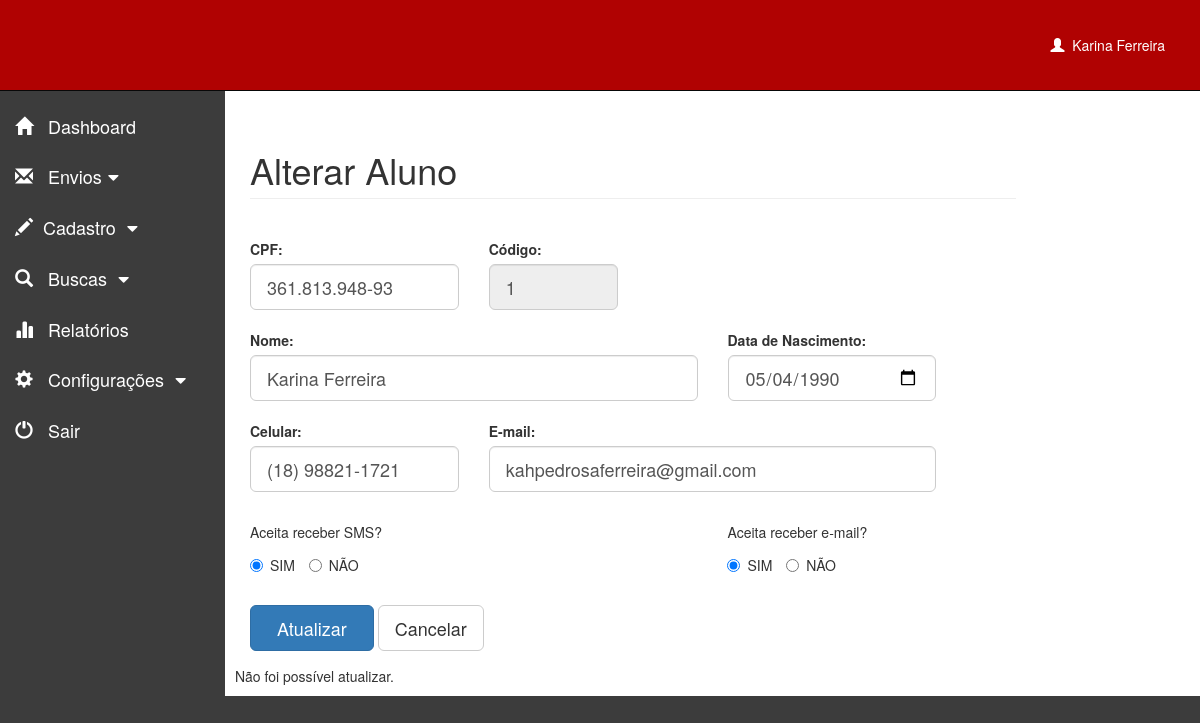
Page /altera_aluno.php?cod=1 (signed in) on the committed database.
### tables this page shows
CREATE TABLE IF NOT EXISTS `tab_pessoas` (
  `cod_pessoas` int(11) NOT NULL AUTO_INCREMENT,
  `nome_pessoas` varchar(60) NOT NULL,
  `cel_pessoas` varchar(15) NOT NULL,
  `dt_nasc` date NOT NULL,
  `cpf_pessoas` varchar(14) NOT NULL,
  `email_pessoas` varchar(60) DEFAULT NULL,
  `aceita_email` int(11) NOT NULL,
  `aceita_sms` int(11) NOT NULL,
  `status` int(11) NOT NULL,
  PRIMARY KEY (`cod_pessoas`)
);

### altera_aluno.php (the view, shortened to what this page needs)
<?php
	if((!isset ($_SESSION['login']) == true) and (!isset ($_SESSION['senha']) == true)) {
		unset($_SESSION['codigo']);
		unset($_SESSION['login']);
		unset($_SESSION['senha']);
		unset($_SESSION['nome']);
		unset($_SESSION['nivel']);
		header('location:index.php');
	}
	else{
		$admin = $_SESSION['nome'];
		include("conexao.php");
		if (!$conexao){
			die('<div class="alert alert-danger">
				<button type="button" class="close" data-dismiss="alert">&times;</button>
				<strong>Problema de conexão.</strong> Desculpe, mas não foi possível conectar ao nosso servidor.
				</div>');
		}
		else {
			$cod = $_GET['cod'];
			$procura = "SELECT * FROM tab_pessoas WHERE cod_pessoas = '$cod'";
			$resultado = mysqli_query($conexao, $procura);
			$confcad = mysqli_fetch_array($resultado);
				$codigo = $confcad['cod_pessoas'];
				$nome = $confcad['nome_pessoas'];
				$cel = $confcad['cel_pessoas'];
				$dt_nasc = $confcad['dt_nasc'];
				$cpf = $confcad['cpf_pessoas'];
				$email = $confcad['email_pessoas'];
		}
	}
?>
<!DOCTYPE html>
<!DOCTYPE html>
<html lang="en">
<head>
	<link rel="stylesheet" href="css/bootstrap.css">
	<link rel="stylesheet" href="css/sb-admin.css">
	<link rel="stylesheet" href="font-awesome-4.1.0/css/font-awesome.min.css">
	<link rel="stylesheet" href="css/estilo.css">
	<link rel="stylesheet" href="css/seta.css">
</head>
<body>
	<div id="wrapper">
		<nav class="navbar navbar-inverse navbar-fixed-top" role="navigation">
			<div class="container-fluid">
				<ul class="nav navbar-nav navbar-right">
					<li>
						<a href="perfil.php"><span class="glyphicon glyphicon-user"></span><?php echo "&nbsp;&nbsp;".$admin; ?></a>
					</li>
				</ul>
			</div>
			<div class="collapse navbar-collapse">
				<ul class="nav navbar-nav side-nav">
					<li><a href="home.php?pagina=sistema"><span class="glyphicon glyphicon-home" aria-hidden="true"></span> Dashboard</a></li>
					<li>
						<a href="javascript:;" data-toggle="collapse" data-target="#envio">
							<span class="glyphicon glyphicon-envelope" aria-hidden="true"></span> Envios<i class="fa fa-fw fa-caret-down"></i></a>
					</li>
					<li>
						<a href="javascript:;" data-toggle="collapse" data-target="#cadastro">
							<span class="glyphicon glyphicon-pencil" aria-hidden="true"></span>Cadastro <i class="fa fa-fw fa-caret-down"></i></a>
					</li>
					<li>
						<a href="javascript:;" data-toggle="collapse" data-target="#busca">
							<span class="glyphicon glyphicon-search" aria-hidden="true"></span> Buscas <i class="fa fa-fw fa-caret-down"></i></a>
					</li>
					<li><a href="home.php?pagina=relatorio"><span class="glyphicon glyphicon-stats" aria-hidden="true"></span> Relatórios </a></li>
					<li><a href="javascript:;" data-toggle="collapse" data-target="#configura">
						<span class="glyphicon glyphicon-cog" aria-hidden="true"></span> Configurações <i class="fa fa-fw fa-caret-down"></i></a>
					</li>
					<li><a href="index.php"><span class="glyphicon glyphicon-off" aria-hidden="true"></span> Sair</a></li>
				</ul>
			</div>
		</nav>
		<div id="page-wrapper">
			<div class="container-fluid">
				<div class="row">
					<div class="col-md-10">
						<h1 class="page-header"> <br/>Alterar Aluno</h1>
					</div>
				</div>
				<br>
				<form action="altera_aluno.php" method="post" name="pessoas" class="form-group form-group-lg">
					<div class="row">
						<div class="col-md-3">
							<label for="cpf">CPF:</label>
							<input name="cpf" class="form-control" type="text" id="cpf" value="<?php echo $cpf; ?>" onblur="javascript: validarCPF(this.value);" onkeypress="javascript: mascara(this, cpf_mask);"  maxlength="14" />
						</div>
						<div class="col-md-2">
							<label for="inputCod">Código:</label>
							<input type="text" class="form-control" name="codigo" id="inputCod" value="<?php echo $codigo; ?>" readonly>
						</div>
					</div>
					<br>
					<div class="row">
						<div class="col-md-6">
							<label for="inputNome">Nome:</label>
							<input type="text" class="form-control" name="nome" value="<?php echo $nome; ?>" id="inputNome" required>
						</div>
						<div class="col-md-3">
							<label for="inputDtNasc">Data de Nascimento: </label>
							<input type="date" value="<?php echo $dt_nasc; ?>" class="form-control" name="dtNasc" id="inputDtNasc" >
						</div>
					</div>
					<br>
					<div class="row">
						<div class="col-md-3">
							<label for="inputCel">Celular:</label>
							<input type="tel" class="form-control" name="cel" value="<?php echo $cel; ?>" id="inputCel" required>
						</div>
						<div class="col-md-6">
							<label for="inputEmail">E-mail:</label>
							<input type="email" class="form-control" name="email" value="<?php echo $email; ?>" id="inputEmail">
						</div>
					</div>
					<br>
					<div class="row">
						<div class="col-md-4">
							<div class="radio">
								<p>Aceita receber SMS?</p>
								<label class="radio-inline">
									<input type="radio" name="radioSMS" id="inlineRadio1" value="1" checked> SIM
								</label>
								<label class="radio-inline">
									<input type="radio" name="radioSMS" id="inlineRadio2" value="0"> NÃO
								</label>
							</div>
						</div>
						<div class="col-md-4 col-md-offset-2">
							<div class="radio">
								<p>Aceita receber e-mail?</p>
								<label class="radio-inline">
									<input type="radio" name="radioEmail" id="inlineRadio3" value="1" checked> SIM
								</label>
								<label class="radio-inline">
									<input type="radio" name="radioEmail" id="inlineRadio4" value="0"> NÃO
								</label>
							</div>
						</div>
					</div>
					<br>
					<button type="submit" class="btn btn-primary btn-lg">&nbsp;&nbsp;Atualizar&nbsp;&nbsp;</button>
					<button type="button" class="btn btn-default btn-lg">Cancelar</button>
				</form>
			</div>
		<?php
			$nome = $_POST['nome'];
			$codigo = $_POST['codigo'];
			$cel = $_POST['cel'];
			$dtNasc = $_POST['dtNasc'];
			$cpf = $_POST['cpf'];
			$email = $_POST['email'];
			$aceitaSMS = $_POST['radioSMS'];
			$aceitaEmail = $_POST['radioEmail'];
			if ($codigo!=NULL){
				$atualiza = mysqli_query($conexao, "UPDATE tab_pessoas SET nome_pessoas='$nome', cel_pessoas='$cel', dt_nasc='$dtNasc',
				cpf_pessoas='$cpf', email_pessoas='$email', aceita_email='$aceitaEmail', aceita_sms='$aceitaSMS'
				WHERE cod_pessoas = '$codigo'");
				echo "Atualizado com sucesso.";
			}
			else {
				echo "Não foi possível atualizar.";
			}
		?>
		</div>
	</div>
</body>
</html>

### css/sb-admin.css (style rules this page uses)
body { margin-top: 100px; background-color: #222; }
@media (min-width:768px) { body { margin-top: 50px; } }
#wrapper { padding-left: 0; }
#page-wrapper { width: 100%; padding: 0; background-color: #fff; }
@media (min-width:768px) { #wrapper { padding-left: 225px; } }
@media (min-width:768px) { #page-wrapper { padding: 10px; } }
@media (min-width:768px) { .side-nav { position: fixed; top: 51px; left: 225px; width: 225px; margin-left: -225px; border: none; border-radius: 0; overflow-y: auto; background-color: #222; color: #fff; } }
@media (min-width:768px) { .side-nav>li>a { width: 225px; } }

### css/estilo.css (style rules this page uses)
body { background-color: #3C3C3C; }
.navbar-inverse { background-color: #B00202; padding: 20px; margin: 0 0 30px 0; }
.navbar-inverse .navbar-nav > li > a { color: #fff; }
@media (min-width:768px) { .side-nav { position: fixed; top: 101px; left: 225px; width: 225px; margin-left: -225px; border: none; border-radius: 0; overflow-y: auto; background-color: #3C3C3C; color: #fff; font-size: 18px; } }
@media (min-width:768px) { .side-nav>li>a { width: 225px; } }
@media (min-width:768px) { .side-nav > li > a > span { padding-right: 10px; } }
#wrapper { padding-left: 0; background-color:#3C3C3C; }
#page-wrapper { width: 100%; min-height: 100%; padding: 0; background-color: #fff; }
@media (min-width:768px) { #wrapper { padding-left: 225px; margin-top: 50px; } }
@media (min-width:768px) { #page-wrapper { padding: 10px; min-height: 500px; background-color: #fff; } }
.page-header { padding-bottom: 9px; margin: 50px 0 20px; border-bottom: 1px solid #eee; height: 100%; }

### css/seta.css (style rules this page uses)
.fa { display: inline-block; font-family: FontAwesome; font-style: normal; font-weight: normal; line-height: 1; -webkit-font-smoothing: antialiased; -moz-osx-font-smoothing: grayscale; }
.fa-fw { width: 1.28571429em; text-align: center; }
.fa-caret-down:before { content: "\f0d7"; }

### rows in the picture
tab_pessoas: cpf "361.813.948-93", codigo "1", nome "Karina Ferreira", dtNasc "05/04/1990", cel "(18) 98821-1721", email "kahpedrosaferreira@gmail.com"

### other values in the picture
$admin "Karina Ferreira"
